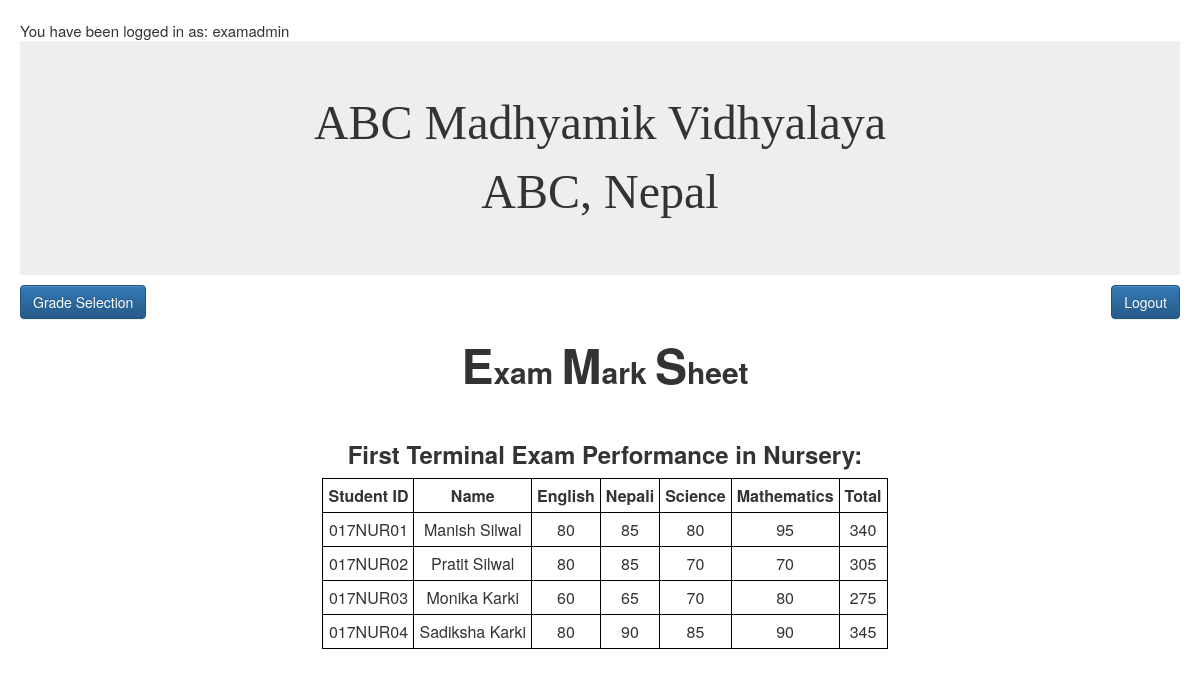
The page /markinursery.php (signed in) on the database its author committed.
### tables this page shows
CREATE TABLE `marks1` (
  `SN` int(11) NOT NULL,
  `student_id` varchar(15) NOT NULL,
  `English` int(11) NOT NULL,
  `Nepali` int(11) NOT NULL,
  `Science` int(11) NOT NULL,
  `Math` int(11) NOT NULL,
  `Social` int(11) DEFAULT NULL,
  `Computer` int(11) DEFAULT NULL
);

CREATE TABLE `studentinfo` (
  `student_id` varchar(15) NOT NULL,
  `fname` varchar(30) NOT NULL,
  `mname` varchar(30) DEFAULT NULL,
  `lname` varchar(30) NOT NULL,
  `gender` enum('M','F') NOT NULL,
  `dobad` date NOT NULL,
  `dobbs` date NOT NULL,
  `doa` date NOT NULL,
  `email` varchar(30) NOT NULL,
  `adgrade` varchar(15) NOT NULL,
  `rollno` int(11) NOT NULL,
  `address_temp_street` varchar(30) DEFAULT NULL,
  `address_temp_ward` int(11) DEFAULT NULL,
  `address_temp_vdcmun` varchar(30) DEFAULT NULL,
  `address_temp_district` varchar(20) DEFAULT NULL,
  `address_temp_zone` varchar(20) DEFAULT NULL,
  `address_temp_country` varchar(20) DEFAULT NULL,
  `address_per_street` varchar(20) NOT NULL,
  `address_per_ward` int(11) NOT NULL,
  `address_per_vdcmun` varchar(20) NOT NULL,
  `address_per_district` varchar(20) NOT NULL,
  `address_per_zone` varchar(20) NOT NULL,
  `address_per_country` varchar(20) NOT NULL
);

### markinursery.php (the view, shortened to what this page needs)
<?php
include_once('control.php');?>
<html>
<head>
<link rel="stylesheet" href="bootstrap-3.3.7-dist/css/bootstrap.min.css"/>
<link rel="stylesheet" href="bootstrap-3.3.7-dist/css/bootstrap-theme.min.css">
<link id="theme-style" rel="stylesheet" href="css/style.css">
</head>
<body>
<div class="jumbotron"><center><font face="Analecta" size="13">ABC Madhyamik Vidhyalaya</font><br><font face="Analecta" size="10">ABC, Nepal</font></center></div>
<a href="marksheeti.php" class="btn btn-primary" role="button" target="_top">Grade Selection</a>
<a href="logout.php" class="btn btn-primary pull-right" role="button"  target="_top">Logout</a>
<div class="container">
<h2 style="text-align: center;"><font size="16">E</font>xam <font size="16">M</font>ark <font size="16">S</font>heet</h2>
    <h3 style="margin-top: 50px; text-align: center;">First Terminal Exam Performance in Nursery:</h3>
<?php
$qry="SELECT *,(marks1.English + marks1.Nepali + marks1.Science + marks1.Math) AS total FROM studentinfo INNER JOIN marks1 ON studentinfo.student_id = marks1.student_id WHERE studentinfo.adgrade='Nursery'";
$result = mysqli_query($db,$qry);
if ($result->num_rows> 0) {
         echo "<center><table><tr><th>Student ID</th><th>Name</th><th>English</th><th>Nepali</th><th>Science</th><th>Mathematics</th><th>Total</th></tr>";
     while($row =  $result->fetch_assoc()) {
        echo "<tr><td>". $row["student_id"]. "</td><td>" .$row["fname"]. " " . $row["mname"]. " " . $row["lname"] . "</td><td>".$row["English"]. "</td><td>".$row["Nepali"]. "</td><td>".$row["Science"]. "</td><td>".$row["Math"]."</td><td>".$row['total']."</td></tr>";
     }
        echo "</table></center>";
} else {
     echo "0 results";
}
?>
</div>

### css/style.css (style rules this page uses)
html, body { position: relative; height: 100%; font-size: 15px; padding: 10px; -webkit-font-smoothing: antialiased; -moz-osx-font-smoothing: grayscale; }
h1,h2,h3,h4,h5,h6 { font-weight: 700; }
a { color: #CB4335; -webkit-transition: all 0.4s ease-in-out; -moz-transition: all 0.4s ease-in-out; -ms-transition: all 0.4s ease-in-out; -o-transition: all 0.4s ease-in-out; }
.jumbotron { margin-bottom: 10px; }

### markinursery.php (style rules this page uses)
table, th, td { border: 1px solid black; text-align: center; padding: 5px; }

### rows shown on the page
marks1: student "017NUR01", studentinfo.fname "Manish", studentinfo.lname "Silwal", English "80", Nepali "85", Science "80", Math "95", total "340"
marks1: student "017NUR02", studentinfo.fname "Pratit", studentinfo.lname "Silwal", English "80", Nepali "85", Science "70", Math "70", total "305"
marks1: student "017NUR03", studentinfo.fname "Monika", studentinfo.lname "Karki", English "60", Nepali "65", Science "70", Math "80", total "275"
marks1: student "017NUR04", studentinfo.fname "Sadiksha", studentinfo.lname "Karki", English "80", Nepali "90", Science "85", Math "90", total "345"

### other values the page prints
$_SESSION["CurrentUser"] "examadmin"
